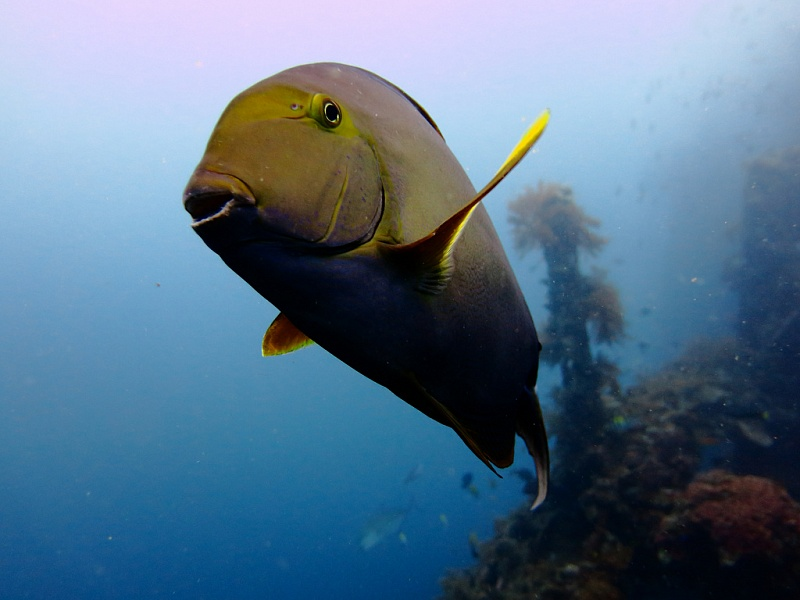
#> input picture im1.jpg, 800 x 600 px
$ jupyter execute --allow-errors 'Дз 15.ipynb'
#> lines starting #> are read from the running program, lines starting #| are printed output that depends on the picture
[cell 1]
import numpy as np
from PIL import Image, ImageDraw, ImageFont
import math

img = Image.open("im1.jpg").convert("RGB")
#> img is the input picture: PIL image 800x600 RGB; mean R, G, B 87.9, 115.5, 138.7
arr = np.array(img, dtype=np.float64)
H, W = arr.shape[:2]
#> H = 600; W = 800

def fft2_channel(channel):
    F = np.fft.fft(channel, axis=1)
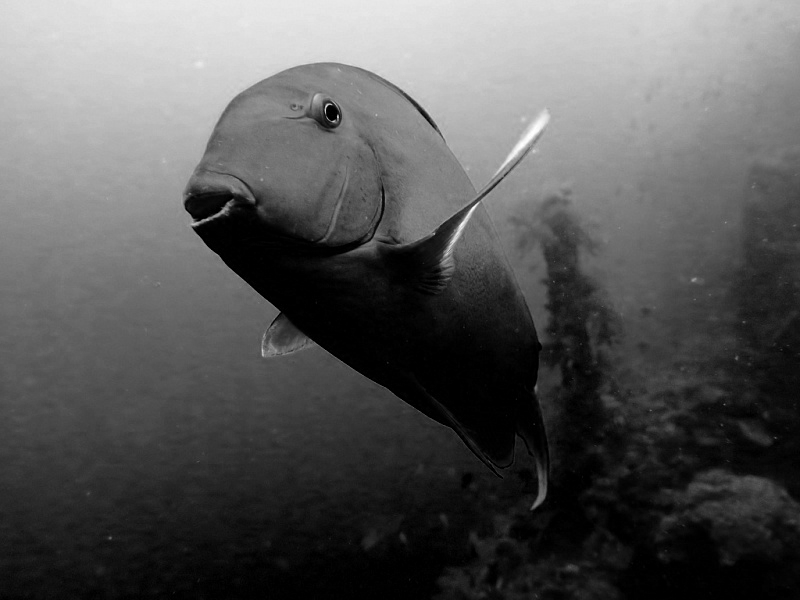
#> channel: shape (600, 800) float64; min 0, max 255, mean 87.9
    F = np.fft.fft(F,       axis=0)
    return F

spectra = [fft2_channel(arr[:, :, c]) for c in range(3)]
#> in fft2_channel (call 2), `F = np.fft.fft(channel, axis=1)`:
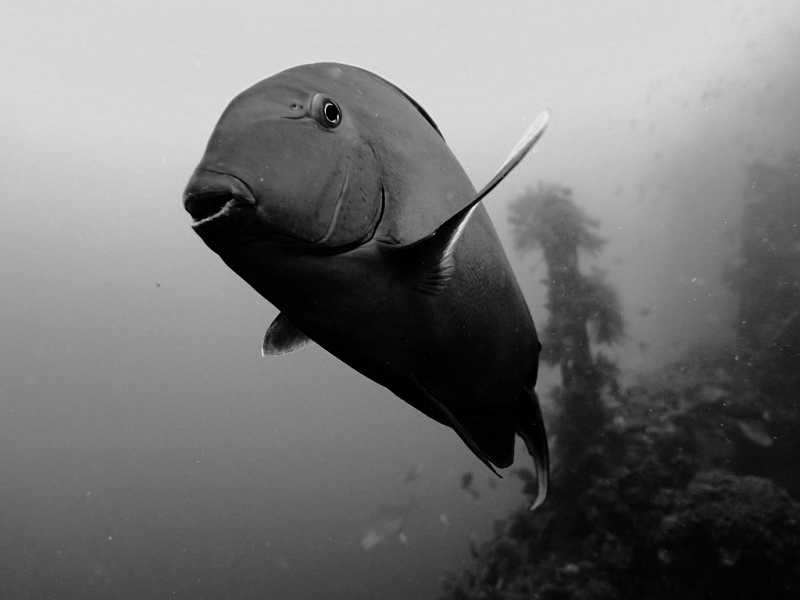
#> channel: shape (600, 800) float64; min 0, max 239, mean 115.5
#> in fft2_channel (call 3), `F = np.fft.fft(channel, axis=1)`:
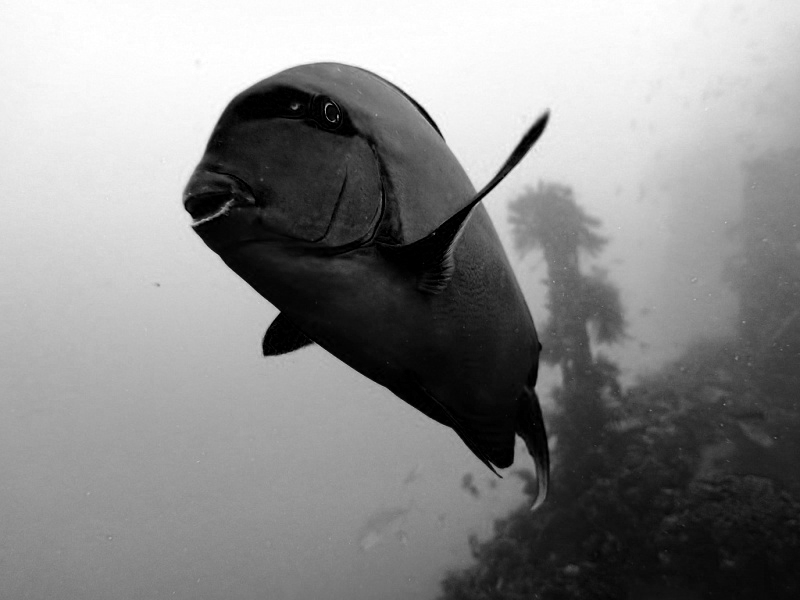
#> channel: shape (600, 800) float64; min 0, max 255, mean 138.7
#> spectra = 3 items

def spectrum_to_uint8(F):
    shifted   = np.fft.fftshift(F)
    magnitude = np.log1p(np.abs(shifted))
    lo, hi    = magnitude.min(), magnitude.max()
    norm      = (magnitude - lo) / (hi - lo) * 255.0 if hi > lo else magnitude
    return np.round(norm).astype(np.uint8)

channels_vis = [spectrum_to_uint8(F) for F in spectra]
#> channels_vis = 3 items
out_img = Image.fromarray(np.stack(channels_vis, axis=2), mode="RGB")
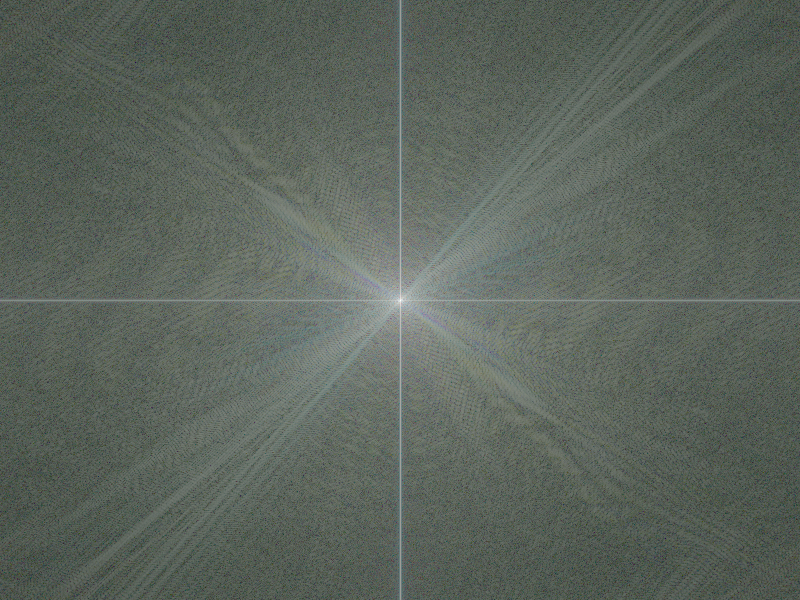
#> out_img: PIL image 800x600 RGB; mean R, G, B 92.1, 100.8, 92.4
out_img.save("out_spectrum.jpg")


def keep_corners(F, r):
    """Оставить только угловые квадраты размером r×r."""
    F2 = np.zeros_like(F)                # обнулить всё
    F2[:r,   :r ] = F[:r,   :r ]         # верхний-левый
    F2[:r,  -r: ] = F[:r,  -r: ]         # верхний-правый
    F2[-r:,  :r ] = F[-r:,  :r ]         # нижний-левый
    F2[-r:, -r: ] = F[-r:, -r: ]         # нижний-правый
    return F2

def ifft2_channel(F):
    f = np.fft.ifft(F, axis=0)
    f = np.fft.ifft(f, axis=1)
    return np.real(f)

def reconstruct(spectra_filtered):
    restored_channels = [ifft2_channel(F) for F in spectra_filtered]
    restored_arr = np.stack(restored_channels, axis=2)
    restored_arr = np.clip(restored_arr, 0, 255).astype(np.uint8)
    return Image.fromarray(restored_arr, mode="RGB")

corner_sizes = [4, 8, 16, 32, 64, 128]

results = []
for r in corner_sizes:
    filtered = [keep_corners(F, r) for F in spectra]
    img_out  = reconstruct(filtered)
    fname    = f"out_corners_r{r:03d}.jpg"
    img_out.save(fname)
    results.append((r, img_out))
#> this loop made 6 passes
#> pass 1, in reconstruct, `restored_arr = np.stack(restored_channels, axis=2)`:
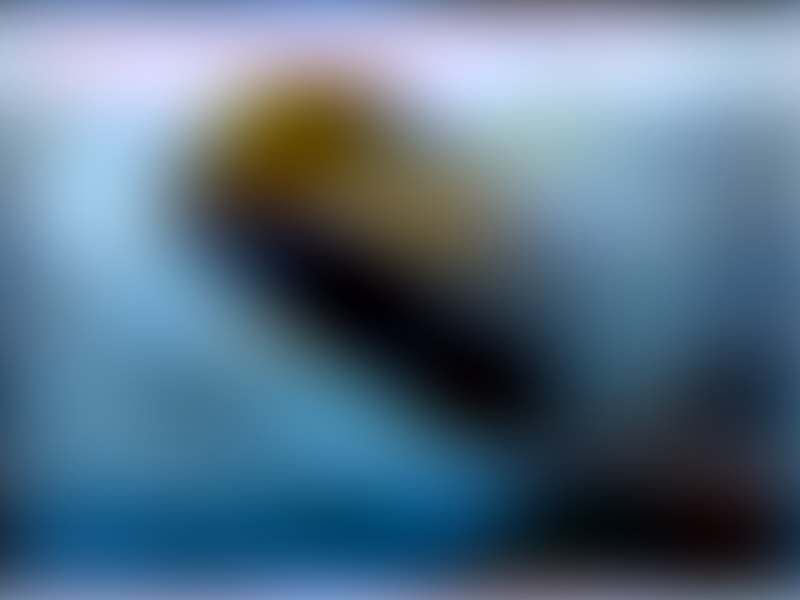
#> restored_arr: shape (600, 800, 3) float64; mean of channels 0, 1, 2 87.9, 115.5, 138.7; drawn with min black and max white
#> pass 2, in reconstruct (call 2), `restored_arr = np.stack(restored_channels, axis=2)`:
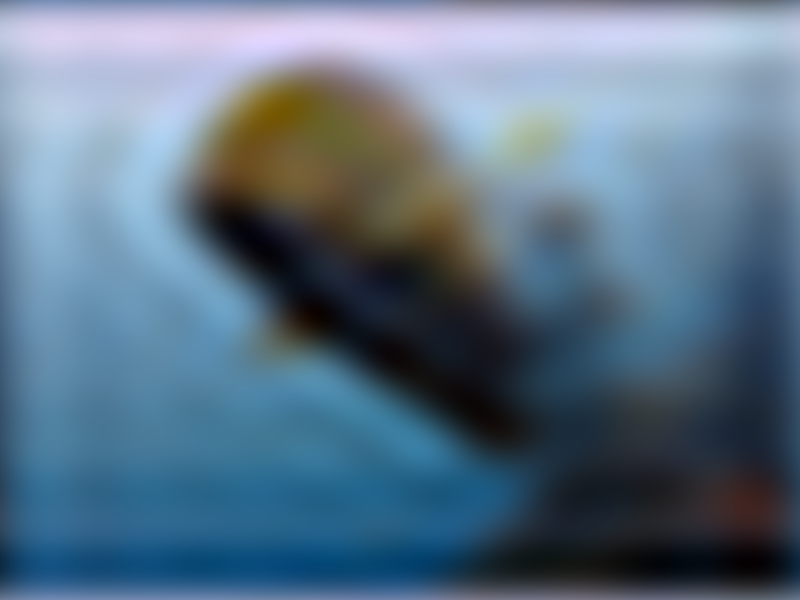
#> restored_arr: shape (600, 800, 3) float64; mean of channels 0, 1, 2 87.9, 115.5, 138.7; drawn with min black and max white
#> pass 2, in reconstruct (call 2), `restored_arr = np.clip(restored_arr, 0, 255).astype(np.uint8)`:
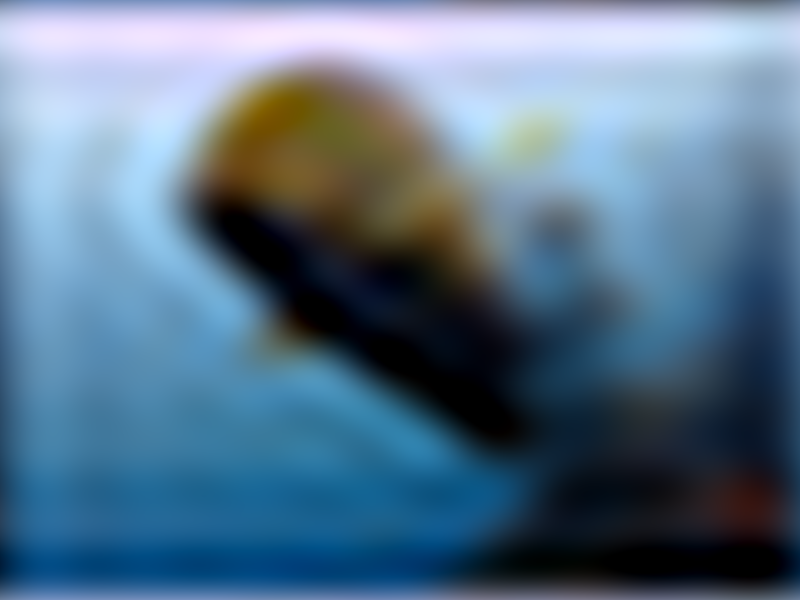
#> restored_arr: shape (600, 800, 3); mean of channels 0, 1, 2 87.8, 115.2, 137.9; drawn as R, G, B
#> after the loop, results = 6 items

# ── сводная сетка (оригинал + все варианты) ───────────────────────────────────
cols      = 4
rows      = math.ceil((len(results) + 1) / cols)
#> rows = 2
thumb_w   = 400
thumb_h   = int(thumb_w * H / W)
#> thumb_h = 300
pad       = 6
label_h   = 22
cell_w    = thumb_w + pad
cell_h    = thumb_h + pad + label_h
#> cell_h = 328

grid_w = cols * cell_w + pad
grid_h = rows * cell_h + pad
#> grid_h = 662
grid   = Image.new("RGB", (grid_w, grid_h), (30, 30, 30))
#> grid: PIL image 1630x662 RGB; every value is 30
draw   = ImageDraw.Draw(grid)

def place(idx, pil_img, title):
#> called with idx = 0, title = 'оригинал'
    col = idx % cols
    row = idx // cols
    x   = pad + col * cell_w
    y   = pad + row * cell_h
#> y = 6
    thumb = pil_img.resize((thumb_w, thumb_h), Image.LANCZOS)
    grid.paste(thumb, (x, y))
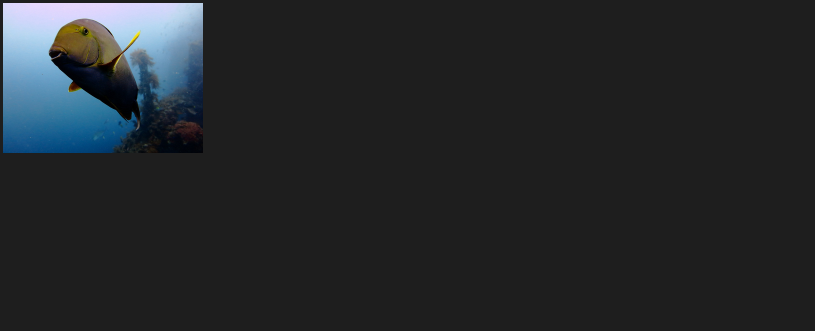
#> grid: PIL image 1630x662 RGB (shown at 1/2 size); mean R, G, B 36.4, 39.5, 42.1
    draw.text((x + 4, y + thumb_h + 3), title, fill=(220, 220, 80))

place(0, img, "оригинал")
for i, (r, im) in enumerate(results, start=1):
    place(i, im, f"r = {r}  ({2*r}×{2*r} px/угол)")
#> this loop made 6 passes
#> (r, col in place, row in place, x in place, y in place) on passes 1 to 6: (4, 1, 0, 412, 6), (8, 2, 0, 818, 6), (16, 3, 0, 1224, 6), (32, 0, 1, 6, 334), (64, 1, 1, 412, 334), (128, 2, 1, 818, 334)
#> pass 3, in place (call 4), `thumb = pil_img.resize((thumb_w, thumb_h), Image.LANCZOS)`:
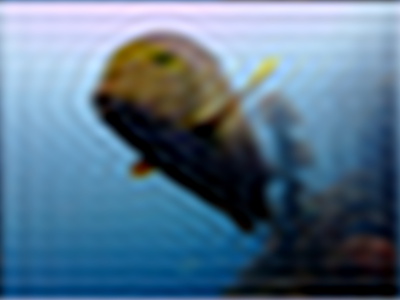
#> thumb: PIL image 400x300 RGB; mean R, G, B 87.7, 115.2, 138.1

grid.save("out_grid.jpg", quality=92)
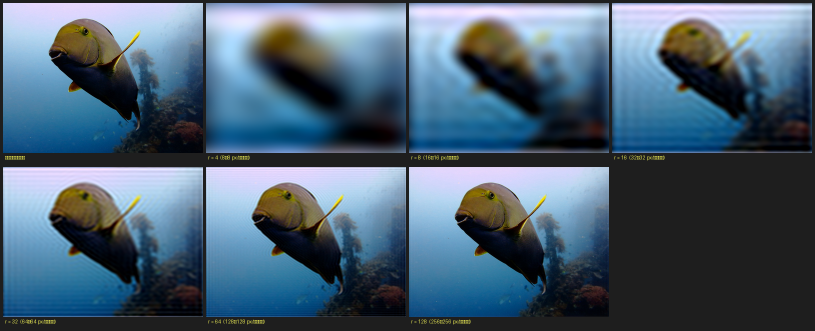
#> saved as out_grid.jpg: PIL image 1630x662 RGB (shown at 1/2 size); mean R, G, B 75.2, 96.6, 114.2

$ run again, with zebra.jpg copied over im1.jpg
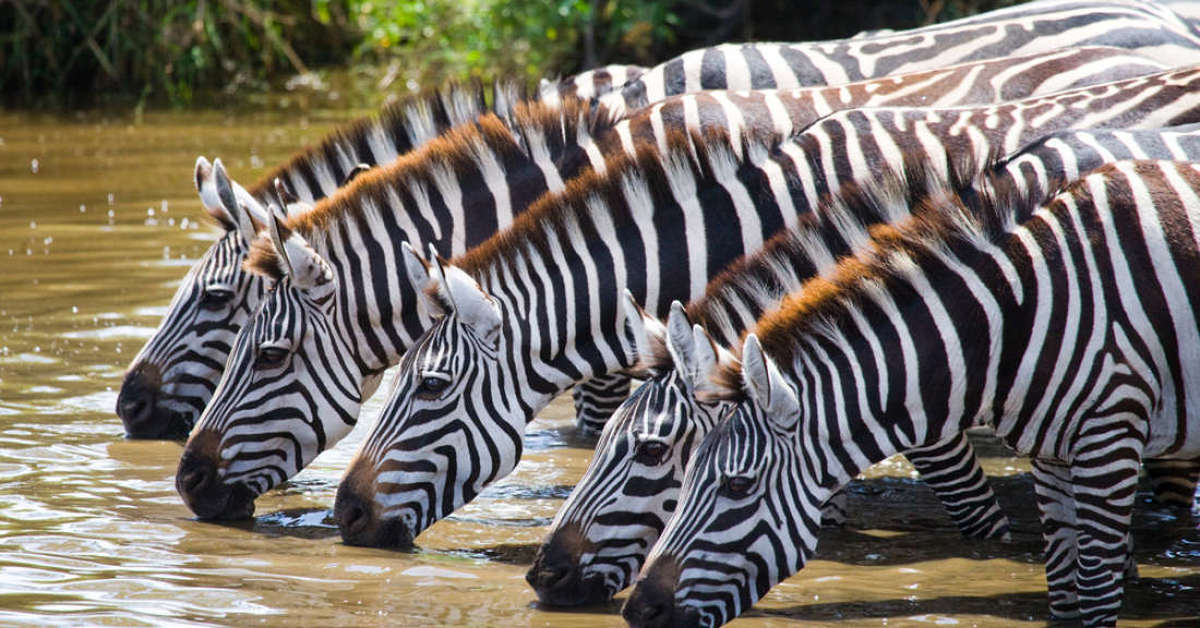
#> input picture zebra.jpg, 1200 x 628 px
#> img is the input picture: PIL image 1200x628 RGB; mean R, G, B 118.5, 111.7, 103.9
#> spectra = 3 items
#> after the loop `for r in corner_sizes:`: results = 6 items
#> rows = 2
#> grid_h = 480
#> the loop `for i, (r, im) in enumerate(results, start=1):` made 6 passes
#> (r, col in place, row in place, x in place, y in place) on passes 1 to 6: (4, 1, 0, 412, 6), (8, 2, 0, 818, 6), (16, 3, 0, 1224, 6), (32, 0, 1, 6, 243), (64, 1, 1, 412, 243), (128, 2, 1, 818, 243)
#> `grid.save("out_grid.jpg", quality=92)`:
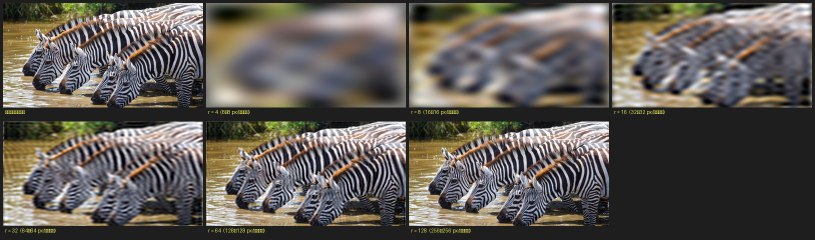
#> saved as out_grid.jpg: PIL image 1630x480 RGB (shown at 1/2 size); mean R, G, B 96.3, 91.2, 85.1
